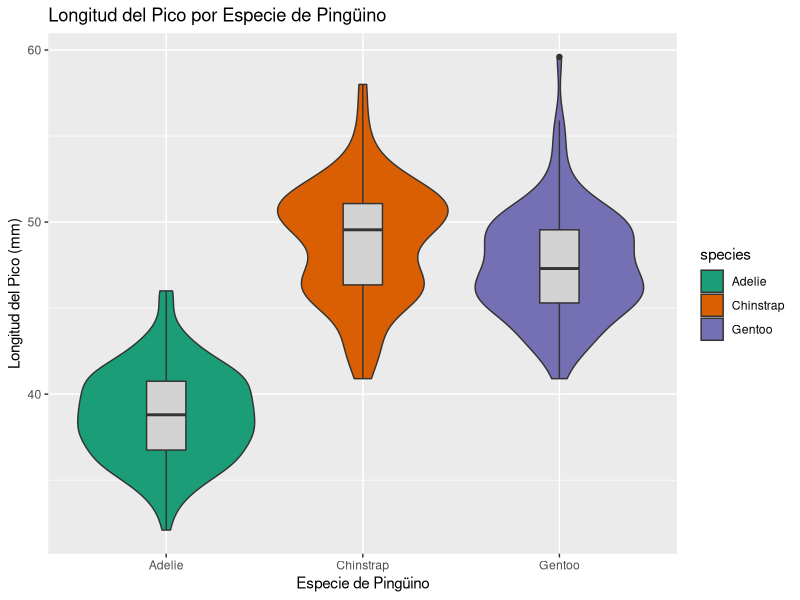
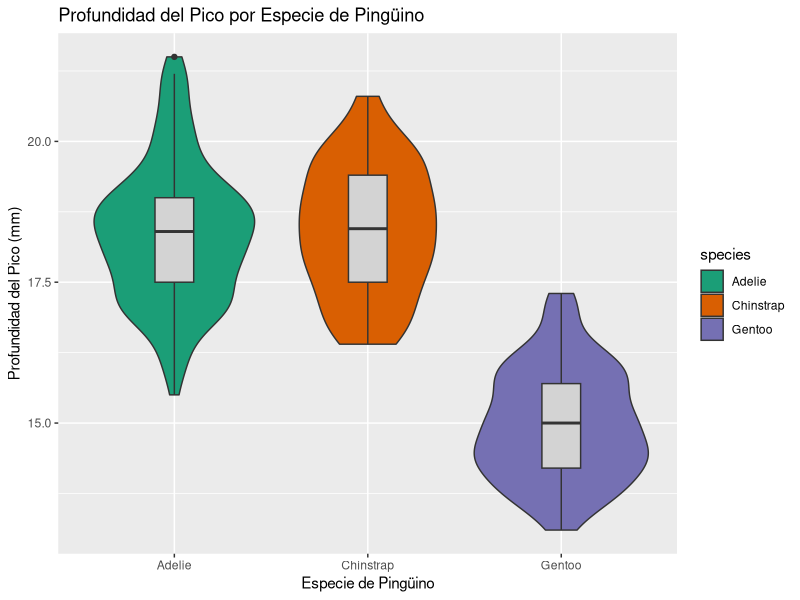
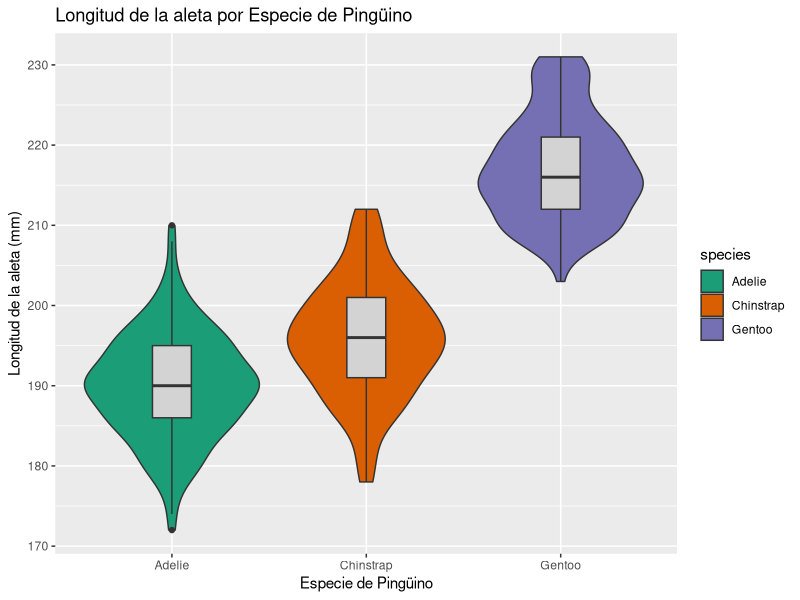
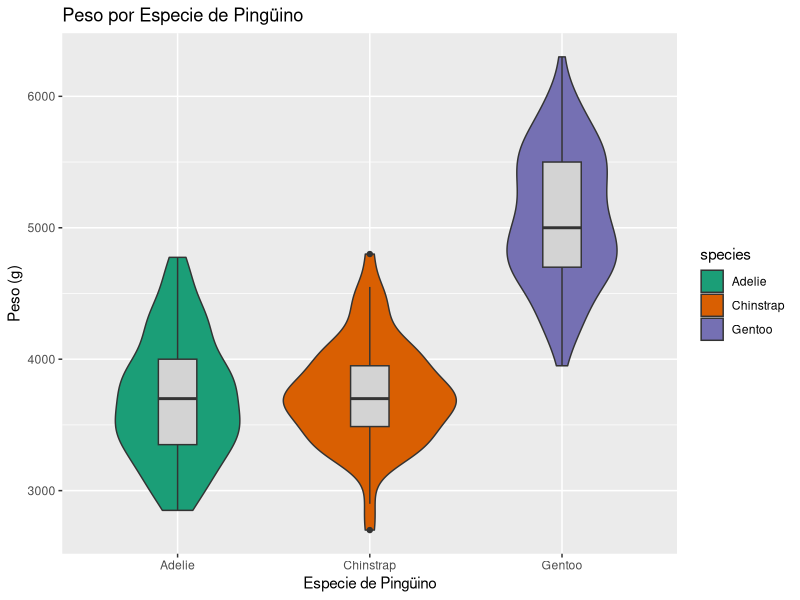
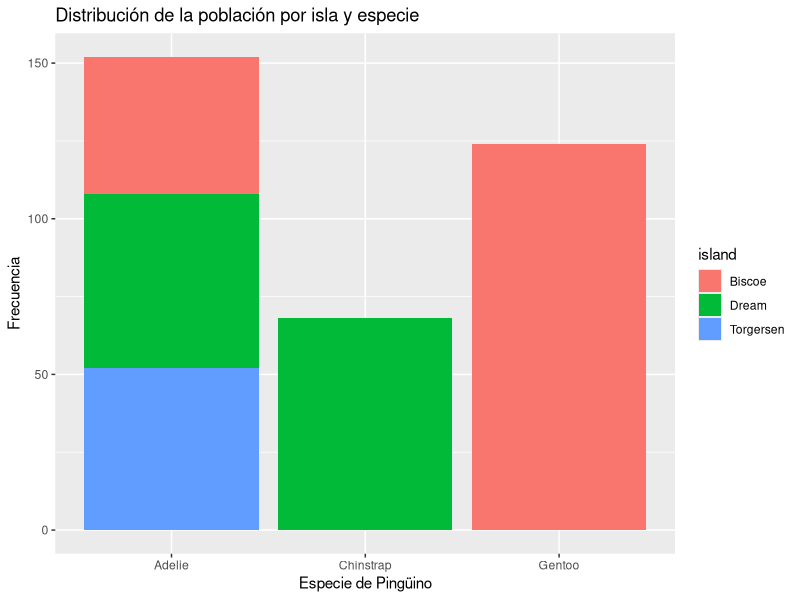
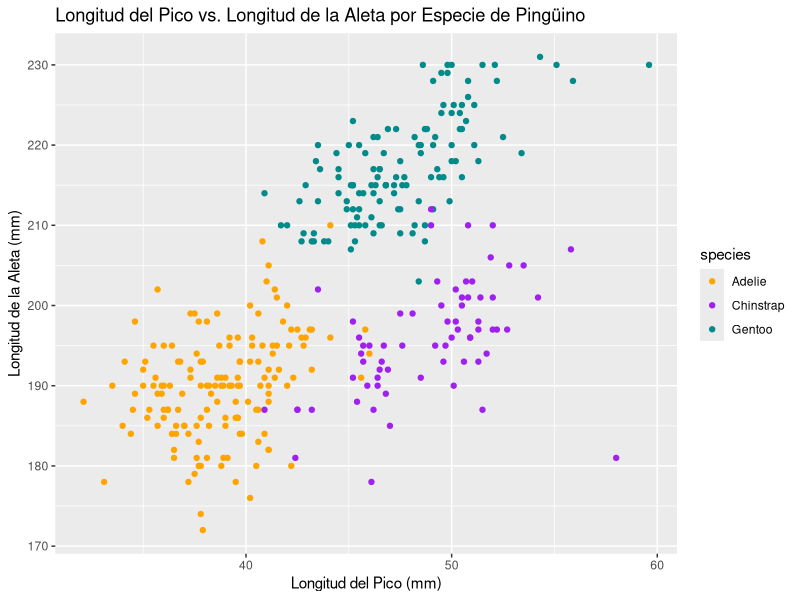
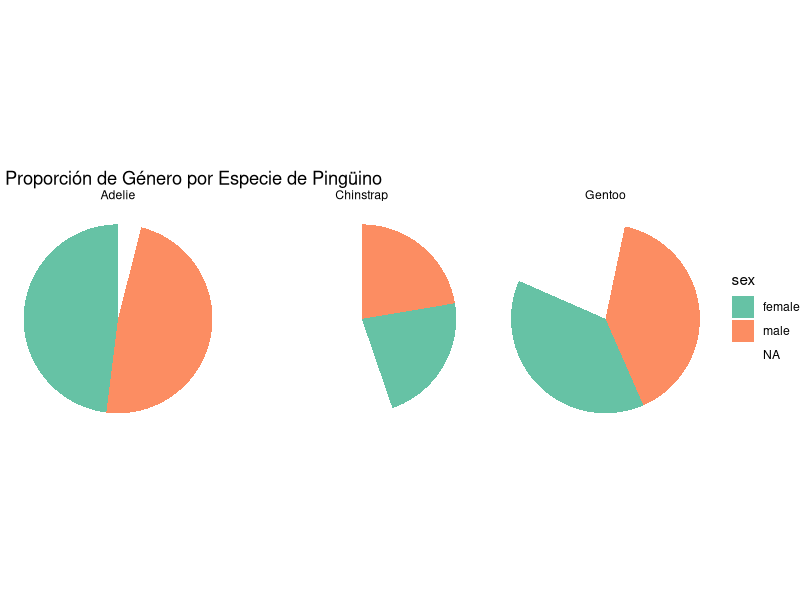
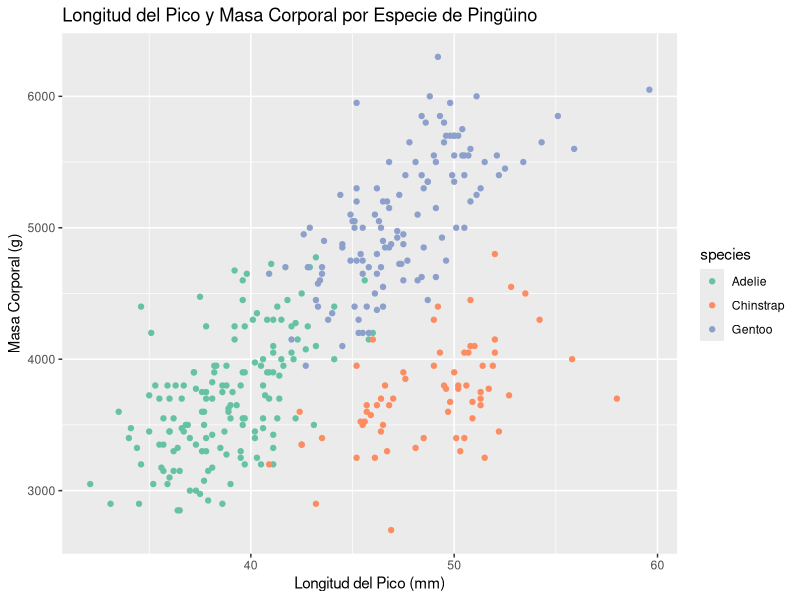

The R source for these figures, in order:
## ---- chunk 1
library(palmerpenguins)
library(ggplot2)
#library(stat_binhex)
library(corrplot)
library(tidyr)
## ---- chunk 2
library(palmerpenguins)
str(penguins)
nrows=nrow(penguins)
## ---- chunk 3
x=table(penguins$species)
c(x,"NA's"=sum(is.na(penguins$species)))
## ---- chunk 4
x=table(penguins$island)
c(x,"NA's"=sum(is.na(penguins$islands)))
## ---- chunk 5
estadisticos=summary(penguins$bill_length_mm)
estadisticos
## ---- chunk 6
estadisticos=summary(penguins$bill_depth_mm)
estadisticos
## ---- chunk 7
estadisticos=summary(penguins$flipper_length_mm)
estadisticos
## ---- chunk 8
pesos=na.omit(penguins$body_mass_g)
sum(pesos%%5)
## ---- chunk 9
estadisticos=summary(penguins$body_mass_g)
estadisticos
## ---- chunk 10
x=table(penguins$sex)
c(x,"NA's"=sum(is.na(penguins$sex)))
## ---- chunk 11
penguins$year=factor(penguins$year, ordered=TRUE)
penguins %>% str
## ---- chunk 12
x=table(penguins$year)
c(x,"NA's"=sum(is.na(penguins$year)))
## ---- chunk 13
library(ggplot2)
species_colors = c("orange", "purple", "darkcyan")
## ---- chunk 14

ggplot(penguins, aes(x = species, y = bill_length_mm, fill = species)) +
  geom_violin() +
  geom_boxplot(width=0.2, fill="lightgray") +
  labs(x = "Especie de Pingüino", y = "Longitud del Pico (mm)",
       title = "Longitud del Pico por Especie de Pingüino") +
  scale_fill_brewer(palette = "Dark2")
## ---- chunk 15
ggplot(penguins, aes(x = species, y = bill_depth_mm, fill = species)) +
  geom_violin() +
  geom_boxplot(width=0.2, fill="lightgray") +
  labs(x = "Especie de Pingüino", y = "Profundidad del Pico (mm)",
       title = "Profundidad del Pico por Especie de Pingüino") +
  scale_fill_brewer(palette = "Dark2")
## ---- chunk 16
ggplot(penguins, aes(x = species, y = flipper_length_mm, fill = species)) +
  geom_violin() +
  geom_boxplot(width=0.2, fill="lightgray") +
  labs(x = "Especie de Pingüino", y = "Longitud de la aleta (mm)",
       title = "Longitud de la aleta por Especie de Pingüino") +
  scale_fill_brewer(palette = "Dark2")
## ---- chunk 17
ggplot(penguins, aes(x = species, y = body_mass_g, fill = species)) +
  geom_violin() +
  geom_boxplot(width=0.2, fill="lightgray") +
  labs(x = "Especie de Pingüino", y = "Peso (g)",
       title = "Peso por Especie de Pingüino") +
  scale_fill_brewer(palette = "Dark2")
## ---- chunk 18
ggplot(penguins, aes(fill=island, x=species)) +
  geom_bar() +
  labs(x = "Especie de Pingüino", y = "Frecuencia",
       title = "Distribución de la población por isla y especie")
## ---- chunk 19
ggplot(penguins, aes(x = bill_length_mm, y = flipper_length_mm, color = species)) +
  geom_point() + 
  labs(x = "Longitud del Pico (mm)", y = "Longitud de la Aleta (mm)",
       title = "Longitud del Pico vs. Longitud de la Aleta por Especie de Pingüino") +
  scale_color_manual(values=species_colors)
## ---- chunk 20
p <- ggplot(penguins, aes(x = "", fill = sex)) +
  geom_bar(width = 1) +
  coord_polar(theta = "y") +
  facet_wrap(~species) +
  labs(x = NULL, y = NULL,
       title = " Proporción de Género por Especie de Pingüino") +
  theme_void() +
  scale_fill_brewer(palette = "Set2")

print(p)
## ---- chunk 21
p <- ggplot(penguins, aes(x = bill_length_mm, y = body_mass_g)) +
  geom_point(aes(color = species)) +
  labs(x = "Longitud del Pico (mm)", y = "Masa Corporal (g)",
       title = "Longitud del Pico y Masa Corporal por Especie de Pingüino") +
  scale_color_brewer(palette = "Set2")

print(p)
## ---- chunk 22
p <- ggplot(penguins, aes(x = bill_length_mm, y = bill_depth_mm, color = species)) +
  geom_point() +
  geom_smooth(method = "lm", se = FALSE) +
  labs(x = "Longitud del Pico (mm)", y = "Profundidad del Pico (mm)",
       title = "Dimensiones del Pico por Especie de Pingüino") +
  scale_color_brewer(palette = "Set2")

print(p)
## ---- chunk 23
ggplot(penguins, aes(x = year, y = body_mass_g, fill=year)) +
  geom_violin() +
  labs(x = "Año", y = "Peso Corporal (g)",
       title = " Año vs. Peso Corporal de Pingüinos") +
  scale_fill_brewer(palette = "Set2")
## ---- chunk 24
ggplot(penguins, aes(x = year, y = body_mass_g, fill=year)) +
  geom_violin() +
  labs(x = "Año", y = "Peso Corporal Promedio (g)",
       title = "Peso Corporal Promedio de Pingüinos por Año")

print(p)

ggplot(penguins, aes(x = species, y = body_mass_g, fill = species)) +
  geom_violin() +
  geom_boxplot(width=0.2, fill="lightgray") +
  labs(x = "Especie de Pingüino", y = "Peso (g)",
       title = "Peso por Especie de Pingüino") +
  scale_fill_brewer(palette = "Dark2")
## ---- chunk 25
library(ggplot2)

p <- ggplot(penguins, aes(x = interaction(species, island), y = bill_length_mm)) +
  geom_bar(stat = "summary", fun = "mean", fill = "skyblue", position = "dodge") +
  labs(x = "Especie e Isla", y = "Longitud del Pico Promedio (mm)",
       title = "Longitud del Pico Promedio por Combinación de Especie e Isla") +
  theme(axis.text.x = element_text(angle = 45, hjust = 1))

print(p)
## ---- chunk 26
#Para poder la foto:
#descarga la foto y pollo en el directori del cartografia
# instruccion:  ![Descripcion que quieras]{ruta}
